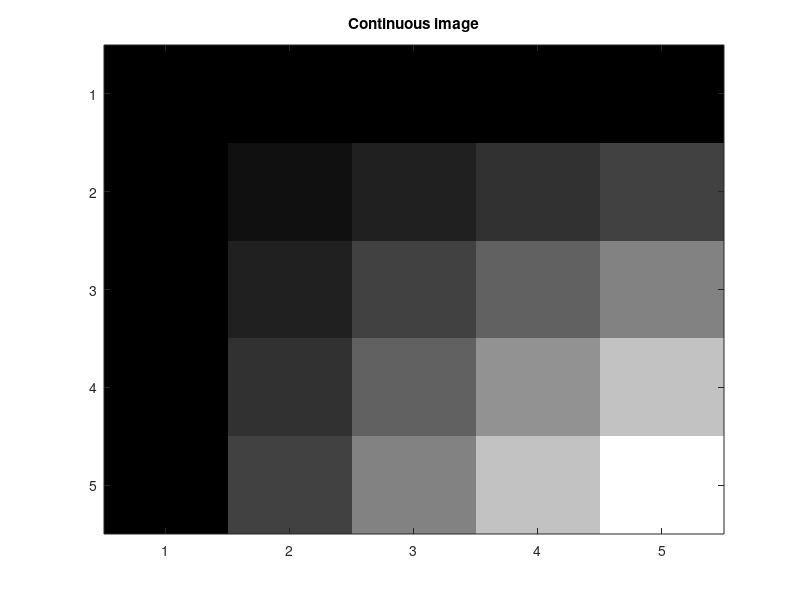
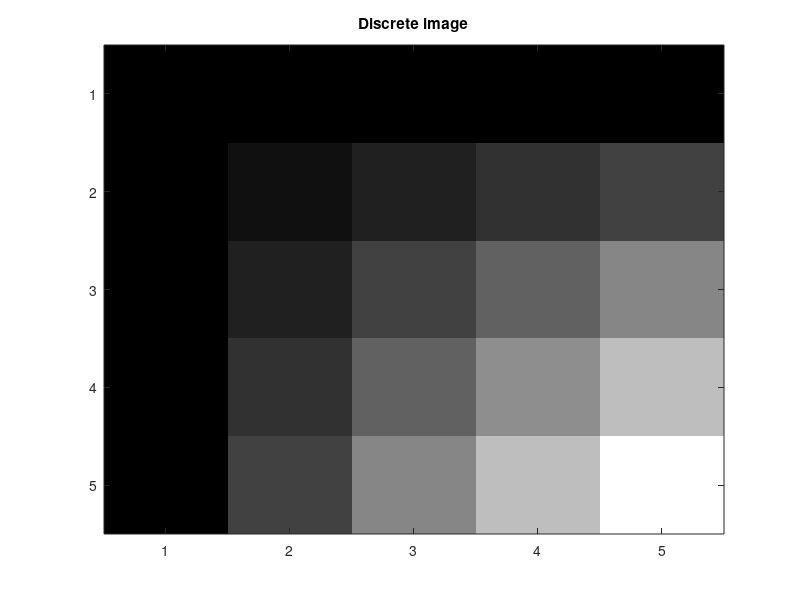

Write the MATLAB code that produced these figures, in order. (Note: this script raises an error after producing the figures.)
clear all;
close all;
clc;

%1. Image sampling
array = [];
for x = 0 : 0.25 : 1
  for y = 0: 0.25 : 1
    array = [ array x*(1-y)];
  end
end

image = reshape(array,5,5);
image = flip(image);
image
figure(); 
colormap(gray);
imagesc(image);
%imshow(uint8(image));
title("Continuous image");

discrete_image = round(31*image)
figure(); 
colormap(gray);
imagesc(discrete_image);
%imshow(uint8(discrete_image));
title("Discrete image");

%7. Image compression
B= [4 -1; -2 5].*[1/2 -1/2; 1/2 -1/2];
s =sum(B(:))
theta1 = 1/3*[0 1 0; 1 1 1; 1 0 1; 1 1 1];
theta2 = 1/2*[0 0 0; 0 0 0; 1 0 -1; 1 0 -1];
theta3 = 1/2*[1 0 -1; 1 0 -1; 0 0 0; 0 0 0];
theta4 = 1/3*[1 1 1; 1 0 1; -1 -1 -1; 0 -1 0];

f = [-2 6 3; 13 7 5; 7 1 8; -3 4 4];
x1 = sum(f.*theta1,'all');
x1
x2 = sum(f.*theta2,'all');
x2
x3 = sum(f.*theta3,'all');
x3
x4 = sum(f.*theta4,'all');
x4

fa = x1*theta1+x2*theta2+x3*theta3+x4*theta4
prod_diff = (f-fa).*(f-fa);
diff  = sum(prod_diff(:),'all')

P01 = theta1.*theta1;
P02 = theta2.*theta2;
P03 = theta3.*theta3;
P04 = theta4.*theta4;
sum(P01(:))
sum(P02(:))
sum(P03(:))
sum(P04(:))

p1 = theta1.*theta2;
p2 = theta1.*theta3;
p3 = theta1.*theta4;
sum(p1(:))
sum(p2(:))
sum(p3(:))

p21 = theta2.*theta1;
p22 = theta2.*theta3;
p23 = theta2.*theta4;
sum(p21(:))
sum(p22(:))
sum(p23(:))

p31 = theta3.*theta1;
p32 = theta3.*theta2;
p33 = theta3.*theta4;
sum(p31(:))
sum(p32(:))
sum(p33(:))

p41 = theta4.*theta1;
p42 = theta4.*theta2;
p43 = theta4.*theta3;
sum(p41(:))
sum(p42(:))
sum(p43(:))

p = theta1.*theta2.*theta3.*theta4;
sum(p(:))

e1 = 1/3*[1 1 1; 1 1 1; 1 1 1];
e2 = 1/(sqrt(6))*[1  1 1; 0 0 0; -1 -1 -1];
prr = e1.*e2;
sum(prr(:))
